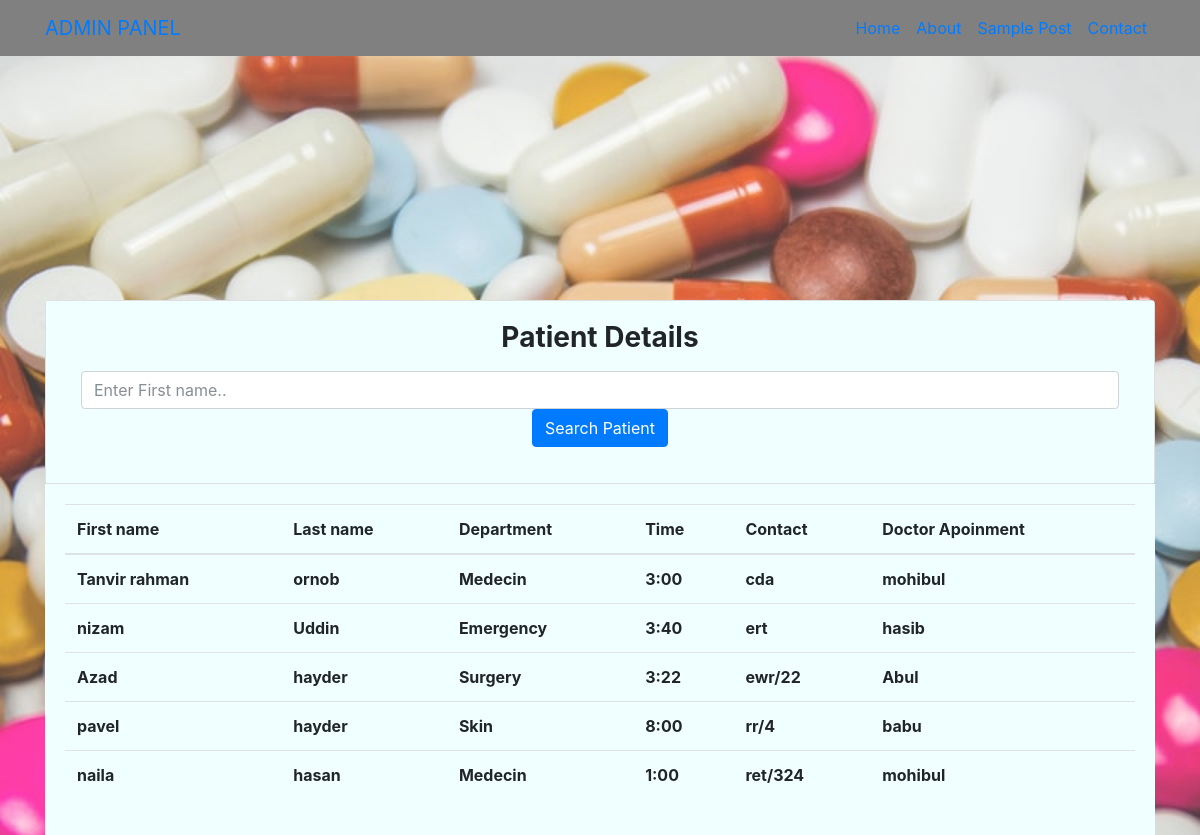
Screenshot of /patient_details.php with the database file from the repository.
### tables this page shows
CREATE TABLE `appoinment` (
  `fname` varchar(150) NOT NULL,
  `lname` varchar(150) NOT NULL,
  `email` varchar(150) NOT NULL,
  `contact` varchar(150) NOT NULL,
  `doctorapp` varchar(150) NOT NULL,
  `department` varchar(11) NOT NULL,
  `Time` varchar(150) NOT NULL
);

### public/patient_details.php (the view)
<?php include '../connection.php' ?>
<?php include 'header.php' ?>
<body>
<div class="container" style="margin-top:300px">
    <div class='card'>
        <div class="card-body" style="background-color:azure;">
           <h3> <b><label>Patient Details</label> </b></h3>
           <div class='container'>
               <form class="form-group" action="search_result.php" method="POST">
               <input type="text" name="search" class="form-control" placeholder="Enter First name..">
               <input type="submit" name="submit_search" value="Search Patient" class="btn btn-primary">
               </form>
            </div>
    </div>
    </div>
    <div class="card-body" style="background-color:azure;">
        <table class="table table-hover">
            <thead>
                <tr>
                    <th>First name</th>
                    <th>Last name</th>
                    <th>Department</th>
                    <th>Time</th>
                    <th>Contact</th>
                    <th>Doctor Apoinment</th>
                </tr>
            </thead>
            <tbody>
            <?php
            $query2 = "SELECT * FROM appoinment";
            $result2 = mysqli_query($conn, $query2);
            while ($rows1 = mysqli_fetch_assoc($result2)) {
                ?>
                <tr>
                    <th><?php echo $rows1['fname']; ?></th>
                    <th><?php echo $rows1['lname']; ?></th>
                    <th><?php echo $rows1['department']; ?></th>
                    <th><?php echo $rows1['Time']; ?></th>
                    <th><?php echo $rows1['contact']; ?></th>
                    <th><?php echo $rows1['doctorapp']; ?></th>
                </tr>
            <?php
        } ?>
            </tbody>
        </table>
    </div>
</div>
</body>
<?php include 'footer.php' ?>

### public/header.php (shortened to what this page needs)
<!DOCTYPE html>
<html lang="en">
<head>
  <link href="static/bootstrap.css" rel="stylesheet">
</head>
<body style="background:url('img/1.jpg') no-repeat;background-size:cover">
  <nav class="navbar navbar-expand-lg navbar-toggler-right fixed-top" style="background-color:gray" >
    <div class="container">
      <a class="navbar-brand" href="index.html">ADMIN PANEL</a>
      <div class="collapse navbar-collapse" id="navbarResponsive">
        <ul class="navbar-nav ml-auto">
          <li class="nav-item">
            <a class="nav-link" href="index.html">Home</a>
          </li>
          <li class="nav-item">
            <a class="nav-link" href="about.html">About</a>
          </li>
          <li class="nav-item">
            <a class="nav-link" href="post.html">Sample Post</a>
          </li>
          <li class="nav-item">
            <a class="nav-link" href="contact.html">Contact</a>
          </li>
        </ul>
      </div>
    </div>
  </nav>
<center>

### public/footer.php (shortened to what this page needs)
</html>

### rows the page displays
appoinment: fname "Tanvir rahman", lname "ornob", department "Medecin", Time "3:00", contact "cda", doctorapp "mohibul"
appoinment: fname "nizam", lname "Uddin", department "Emergency", Time "3:40", contact "ert", doctorapp "hasib"
appoinment: fname "Azad", lname "hayder", department "Surgery", Time "3:22", contact "ewr/22", doctorapp "Abul"
appoinment: fname "pavel", lname "hayder", department "Skin", Time "8:00", contact "rr/4", doctorapp "babu"
appoinment: fname "naila", lname "hasan", department "Medecin", Time "1:00", contact "ret/324", doctorapp "mohibul"
